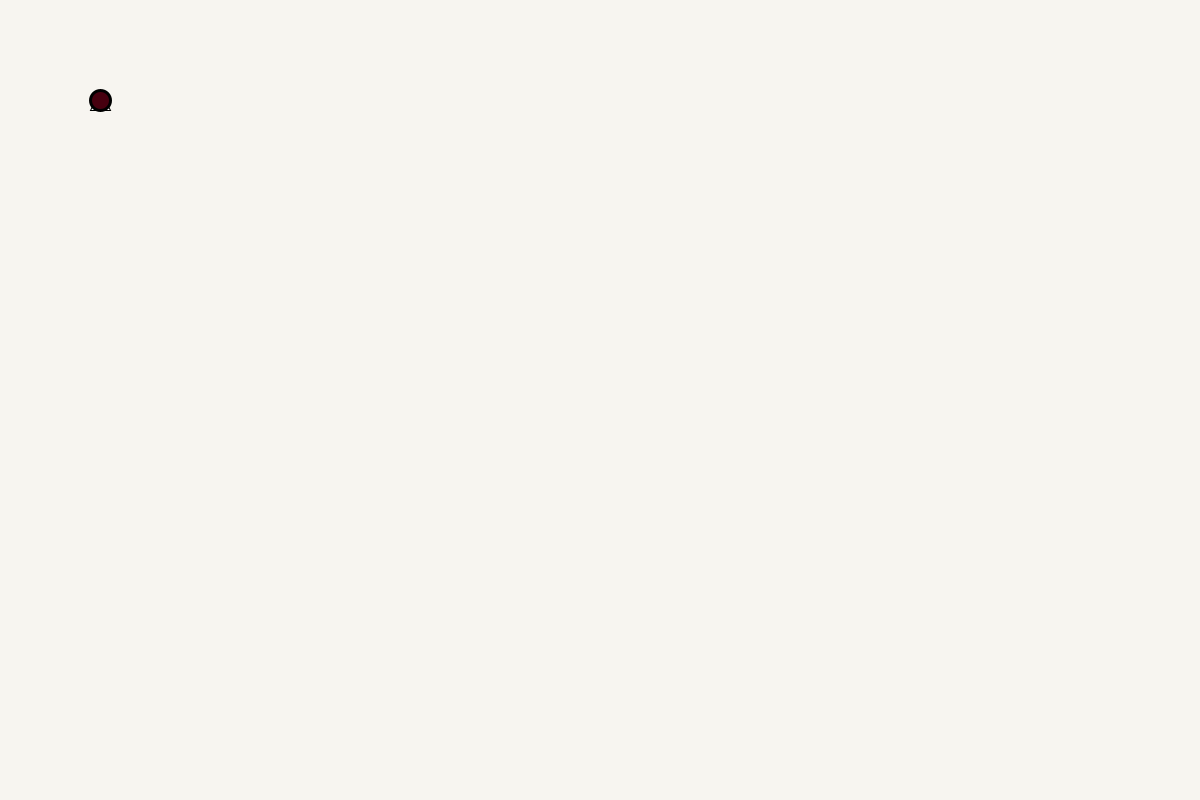
Frame 1 (no input)
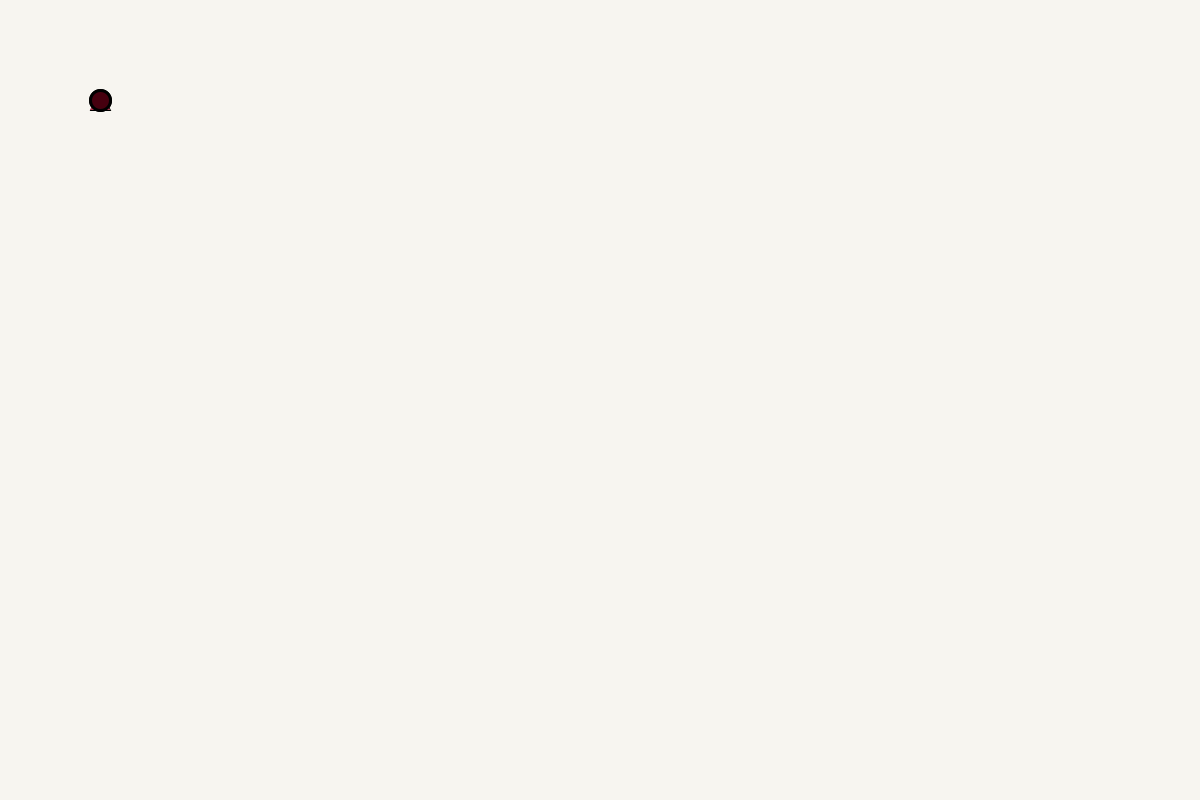
Frame 2 (the mouse pressed at the canvas centre, redrawn once)

The Processing sketch that drew these frames (run headless with seeded random() and noise(); the mouse was pressed at the canvas centre and the sketch redrawn once):

// Processing sketch: DearDataSketch
// ── DearDataSketch.pde
color shade1;          //Lighest
color shade2;          //Medium
color shade3;          //Dark
color anchorBorderColor;

void setup() {
  size(1200,800);     //canvas size
  background(247,245,240);
  
  shade1 = color(180,60,85);
  shade2 = color(12,0,32);
  shade3 = color(70,0,15);
  anchorBorderColor = color(0);
  
  noLoop();   // Stops draw() from running continuously
  
}

void draw() {
 
  drawObservations("Y", 1, "A", 3, "C");
  drawObservations("X", 1, "C", 1, "S");

}

void drawObservations (String PersonalMatch, int NoItems , String StyleType , int shade , String Location) {
  if  ( StyleType.equals("C")){
      ellipse(100, 100, 20, 20); 
  } else if ( StyleType.equals("A")) {
    triangle(90, 110, 100, 90, 110, 110);
  } else if ( StyleType.equals("H")) {
    rect(100, 100, 20, 20);
  }
  
  if (shade == 1) {
    fill(shade1);
  } else if (shade == 2) {
    fill(shade2);
  } else if (shade == 3) {
    fill(shade3);
  }
  
  if (PersonalMatch.equals("Y")) {
    stroke(0);
    strokeWeight(3);
  } else {
    noStroke();
  }
}
